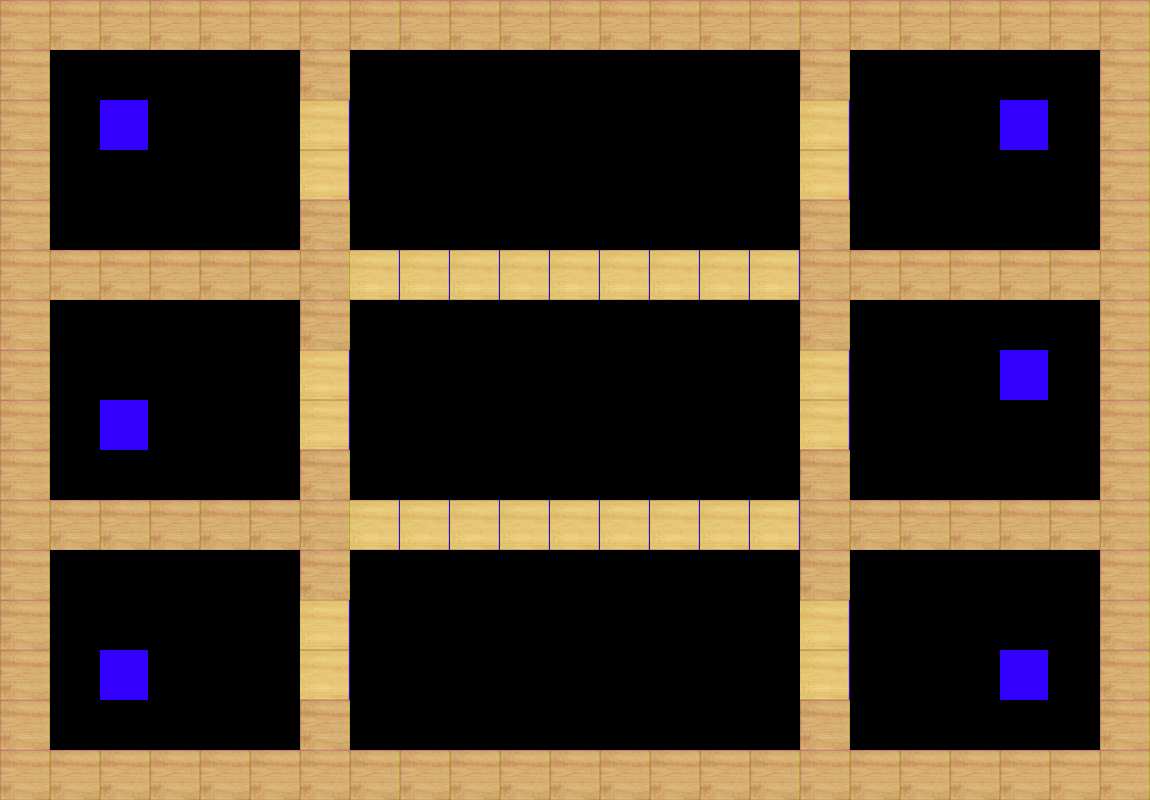

The image is a tile-based game level rendered from a .tmx file. Its description and complete source (layers, tilesets, objects, tile grids) follow:
An orthogonal 23x16 tile map with 50x50 px tiles, 1 tile layer (Calque de Tuiles 1).

<map version="1.10" tiledversion="1.11.0" orientation="orthogonal" renderorder="right-down" width="23" height="16" tilewidth="50" tileheight="50" infinite="0" nextlayerid="2" nextobjectid="1">
 <editorsettings>
  <export target="2Joueurs-Niveau6.json" format="json" />
 </editorsettings>
 <tileset firstgid="1" source="wii tanks.tsx" />
 <layer id="1" name="Calque de Tuiles 1" width="23" height="16">
  <data encoding="csv">
1,1,1,1,1,1,1,1,1,1,1,1,1,1,1,1,1,1,1,1,1,1,1,
1,10,10,10,10,10,1,10,10,10,10,10,10,10,10,10,1,10,10,10,10,10,1,
1,10,3,10,10,10,2,10,10,10,10,10,10,10,10,10,2,10,10,10,3,10,1,
1,10,10,10,10,10,2,10,10,10,10,10,10,10,10,10,2,10,10,10,10,10,1,
1,10,10,10,10,10,1,10,10,10,10,10,10,10,10,10,1,10,10,10,10,10,1,
1,1,1,1,1,1,1,2,2,2,2,2,2,2,2,2,1,1,1,1,1,1,1,
1,10,10,10,10,10,1,10,10,10,10,10,10,10,10,10,1,10,10,10,10,10,1,
1,10,10,10,10,10,2,10,10,10,10,10,10,10,10,10,2,10,10,10,3,10,1,
1,10,3,10,10,10,2,10,10,10,10,10,10,10,10,10,2,10,10,10,10,10,1,
1,10,10,10,10,10,1,10,10,10,10,10,10,10,10,10,1,10,10,10,10,10,1,
1,1,1,1,1,1,1,2,2,2,2,2,2,2,2,2,1,1,1,1,1,1,1,
1,10,10,10,10,10,1,10,10,10,10,10,10,10,10,10,1,10,10,10,10,10,1,
1,10,10,10,10,10,2,10,10,10,10,10,10,10,10,10,2,10,10,10,10,10,1,
1,10,3,10,10,10,2,10,10,10,10,10,10,10,10,10,2,10,10,10,3,10,1,
1,10,10,10,10,10,1,10,10,10,10,10,10,10,10,10,1,10,10,10,10,10,1,
1,1,1,1,1,1,1,1,1,1,1,1,1,1,1,1,1,1,1,1,1,1,1
</data>
 </layer>
</map>